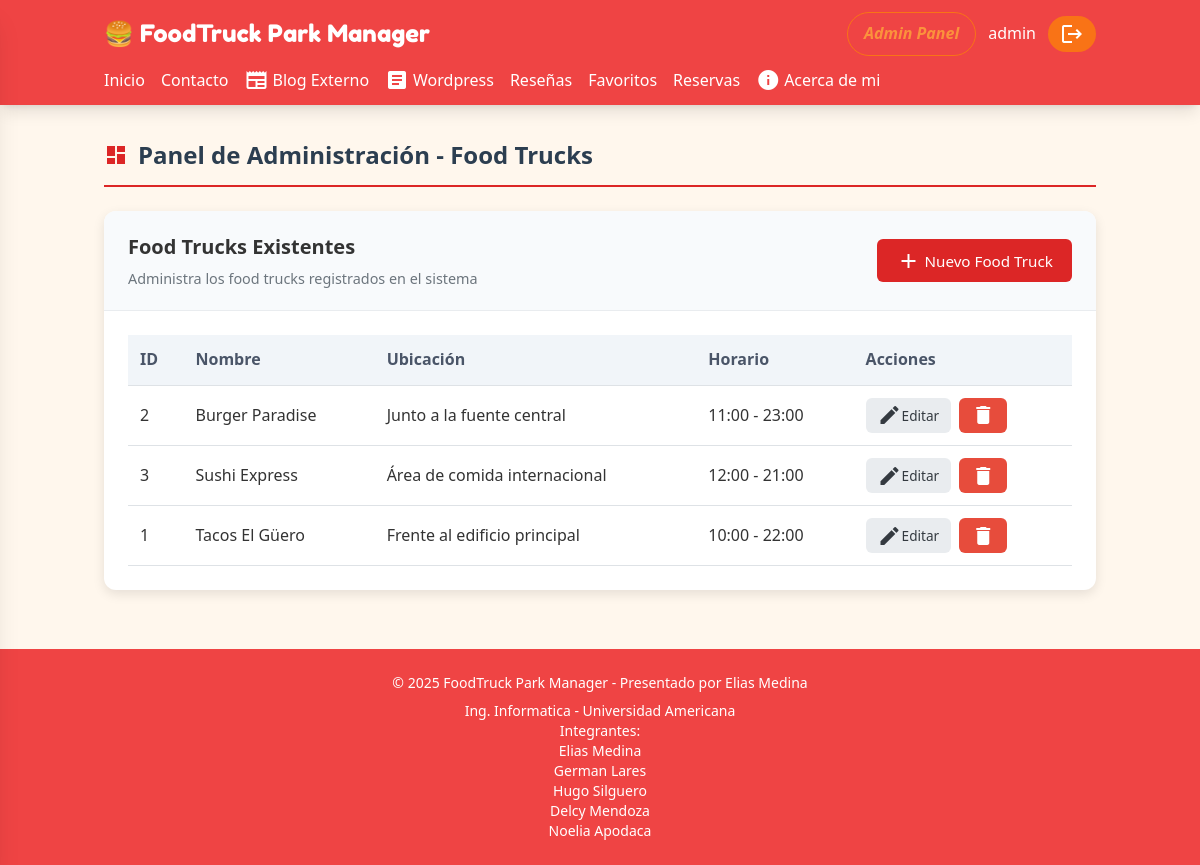
The page /public/admin.php (signed in) on the database its author committed.
### tables this page shows
CREATE TABLE `foodtrucks` (
  `id` int(11) NOT NULL,
  `nombre` varchar(100) NOT NULL,
  `descripcion` text DEFAULT NULL,
  `ubicacion` varchar(255) DEFAULT NULL,
  `lat` decimal(10,7) DEFAULT NULL,
  `lng` decimal(10,7) DEFAULT NULL,
  `horario_apertura` time DEFAULT NULL,
  `horario_cierre` time DEFAULT NULL,
  `imagen` varchar(255) DEFAULT NULL
);

### src/DAO/FoodTruckDAO.php (called while the page is built, shortened)
<?php
class FoodTruckDAO {
    private $db;
    public function __construct(Database $db) {
        $this->db = $db;
    }
    public function getAllFoodTrucks() {
        $conn = $this->db->getConnection();
        $sql = "
            SELECT
                ft.*,
                IFNULL(AVG(r.rating), 0) AS avg_rating,
                COUNT(r.id) AS review_count
            FROM foodtrucks ft
            LEFT JOIN reviews r ON r.foodtruck_id = ft.id
            GROUP BY ft.id
            ORDER BY ft.nombre ASC
        ";
        $result = mysqli_query($conn, $sql);
        $foodTrucks = [];
        if ($result) {
            while ($row = mysqli_fetch_assoc($result)) {
                $foodTrucks[] = $row;
            }
        }
        return $foodTrucks;
    }
}
?>

### public/admin.php (the view, shortened to what this page needs)
<?php
require_once __DIR__ . '/../src/DAO/FoodTruckDAO.php';
$database = new Src\Config\Database();
$foodTruckDAO = new Src\DAO\FoodTruckDAO($database);
$foodTrucks = $foodTruckDAO->getAllFoodTrucks();
?>
<!DOCTYPE html>
<html lang="es">
<head>
</head>
<body>
    <?php include __DIR__ . '/../templates/header.php'; ?>
    <main class="container mx-auto px-4 py-8">
        <section class="max-w-6xl mx-auto">
            <h2 class="section-title">
                <i class="material-icons">dashboard</i>
                Panel de Administración - Food Trucks
            </h2>
            <div class="card">
                <div class="card-header">
                    <div class="flex justify-between items-center">
                        <div>
                            <h3 class="card-title">Food Trucks Existentes</h3>
                            <p class="card-subtitle">Administra los food trucks registrados en el sistema</p>
                        </div>
                        <a href="admin.php?action=new" class="btn btn-primary">
                            <i class="material-icons mr-1">add</i> Nuevo Food Truck
                        </a>
                    </div>
                </div>
                <div class="card-body">
                    <div class="overflow-x-auto">
                        <table>
                            <thead>
                                <tr>
                                    <th>ID</th>
                                    <th>Nombre</th>
                                    <th>Ubicación</th>
                                    <th>Horario</th>
                                    <th>Acciones</th>
                                </tr>
                            </thead>
                            <tbody>
                                <?php foreach ($foodTrucks as $ft): ?>
                                    <tr>
                                        <td><?= $ft['id'] ?></td>
                                        <td class="font-medium"><?= htmlspecialchars($ft['nombre']) ?></td>
                                        <td><?= htmlspecialchars($ft['ubicacion']) ?></td>
                                        <td><?= substr($ft['horario_apertura'], 0, 5) ?> - <?= substr($ft['horario_cierre'], 0, 5) ?></td>
                                        <td>
                                            <div class="action-buttons">
                                                <a href="admin.php?action=edit&id=<?= $ft['id'] ?>"
                                                   class="btn btn-secondary btn-sm">
                                                    <i class="material-icons">edit</i> Editar
                                                </a>
                                                <a href="admin.php?action=delete&id=<?= $ft['id'] ?>"
                                                   class="btn btn-danger btn-sm"
                                                   onclick="return confirm('¿Estás seguro de eliminar este Food Truck?')">
                                                    <i class="material-icons">delete</i>
                                                </a>
                                            </div>
                                        </td>
                                    </tr>
                                <?php endforeach; ?>
                            </tbody>
                        </table>
                    </div>
                </div>
            </div>
        </section>
    </main>
    <?php include __DIR__ . '/../templates/footer.php'; ?>
</body>
</html>

### public/assets/css/styles.css (style rules this page uses)
:root { --primary: #DC2626; --secondary: #FB923C; --accent: #22C55E; --background: #FFFAF0; --textPrimary: #111827; --textSecondary: #374151; }
* { transition: all 0.5s ease-in-out; }

### public/admin.php (style rules this page uses)
:root { --primary: #3498db; --secondary: #f39c12; --success: #2ecc71; --danger: #e74c3c; --light: #f8f9fa; --dark: #343a40; --gray: #6c757d; --light-gray: #e9ecef; --border-radius: 12px; --shadow: 0 4px 12px rgba(0, 0, 0, 0.1); --transition: all 0.3s ease; }
* { margin: 0; padding: 0; box-sizing: border-box; font-family: 'Segoe UI', Tahoma, Geneva, Verdana, sans-serif; }
body { background-color: #f5f7fa; color: #333; line-height: 1.6; }
.container { max-width: 1200px; margin: 0 auto; padding: 0 15px; }
.flex { display: flex; }
.justify-between { justify-content: space-between; }
.items-center { align-items: center; }
.btn { display: inline-flex; align-items: center; padding: 0.6rem 1.2rem; border-radius: 6px; font-weight: 500; cursor: pointer; transition: var(--transition); text-decoration: none; border: none; font-size: 0.95rem; }
.btn-primary { background-color: var(--primary); color: white; }
.btn-secondary { background-color: var(--light-gray); color: var(--dark); }
.btn-danger { background-color: var(--danger); color: white; }
.btn-sm { padding: 0.35rem 0.75rem; font-size: 0.85rem; }
.material-icons { vertical-align: middle; font-size: 1.1rem; }
.card { background: white; border-radius: var(--border-radius); box-shadow: var(--shadow); overflow: hidden; transition: var(--transition); margin-bottom: 1.5rem; }
.card-header { padding: 1.25rem 1.5rem; border-bottom: 1px solid var(--light-gray); background-color: #f8fafc; }
.card-body { padding: 1.5rem; }
.card-title { font-size: 1.25rem; font-weight: 600; margin-bottom: 0; }
.card-subtitle { font-size: 0.9rem; color: var(--gray); margin-top: 0.25rem; }
.section-title { font-size: 1.5rem; font-weight: 600; color: #2c3e50; margin-bottom: 1.5rem; padding-bottom: 0.75rem; border-bottom: 2px solid var(--primary); display: flex; align-items: center; }
.section-title i { margin-right: 10px; color: var(--primary); }
table { width: 100%; border-collapse: collapse; }
th, td { padding: 0.75rem; text-align: left; border-bottom: 1px solid #dee2e6; }
thead th { background-color: #f1f5f9; font-weight: 600; color: #4a5568; }
.action-buttons { display: flex; gap: 0.5rem; }

### rows shown on the page
foodtrucks: id "2", nombre "Burger Paradise", ubicacion "Junto a la fuente central", horario_apertura "11:00", horario_cierre "23:00"
foodtrucks: id "3", nombre "Sushi Express", ubicacion "Área de comida internacional", horario_apertura "12:00", horario_cierre "21:00"
foodtrucks: id "1", nombre "Tacos El Güero", ubicacion "Frente al edificio principal", horario_apertura "10:00", horario_cierre "22:00"

### other values the page prints
$_SESSION['username'] "admin"
PRESENTADO_POR "Elias Medina"
